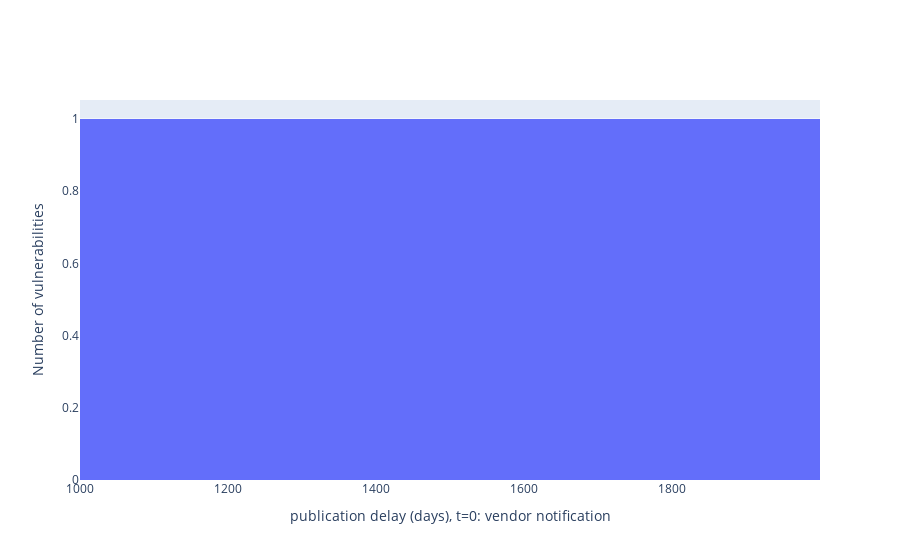

The cell this chart's notebook holds for it:
### Code cell
#--------- works 1
import plotly.graph_objs as go
fig=go.Figure(data=[go.Histogram(x=zdi.time_delta)])
fig.update_layout(xaxis_title='publication delay (days), t=0: vendor notification', yaxis_title='Number of vulnerabilities')

#--------- works 2
#fig=go.Figure(data=[go.Histogram(x=zdi.time_delta)])
#fig.update_layout(xaxis_title='publication delay (days), t=0: vendor notification', yaxis_title='Number of vulnerabilities')

### Figure 1 — Plotly figure (JSON) as saved in the notebook; plotly's stock layout.template omitted (floating-point values rounded to 4 significant figures; data arrays with more than 128 entries replaced by an {"elided": "..."} marker saying what was removed)
{"data": [{"type": "histogram", "x": {"elided": "912 int values"}}], "layout": {"autosize": true, "xaxis": {"autorange": true, "range": [999.5, 2000.0], "title": {"text": "publication delay (days), t=0: vendor notification"}, "type": "linear"}, "yaxis": {"autorange": true, "range": [0, 1.053], "title": {"text": "Number of vulnerabilities"}}}}
